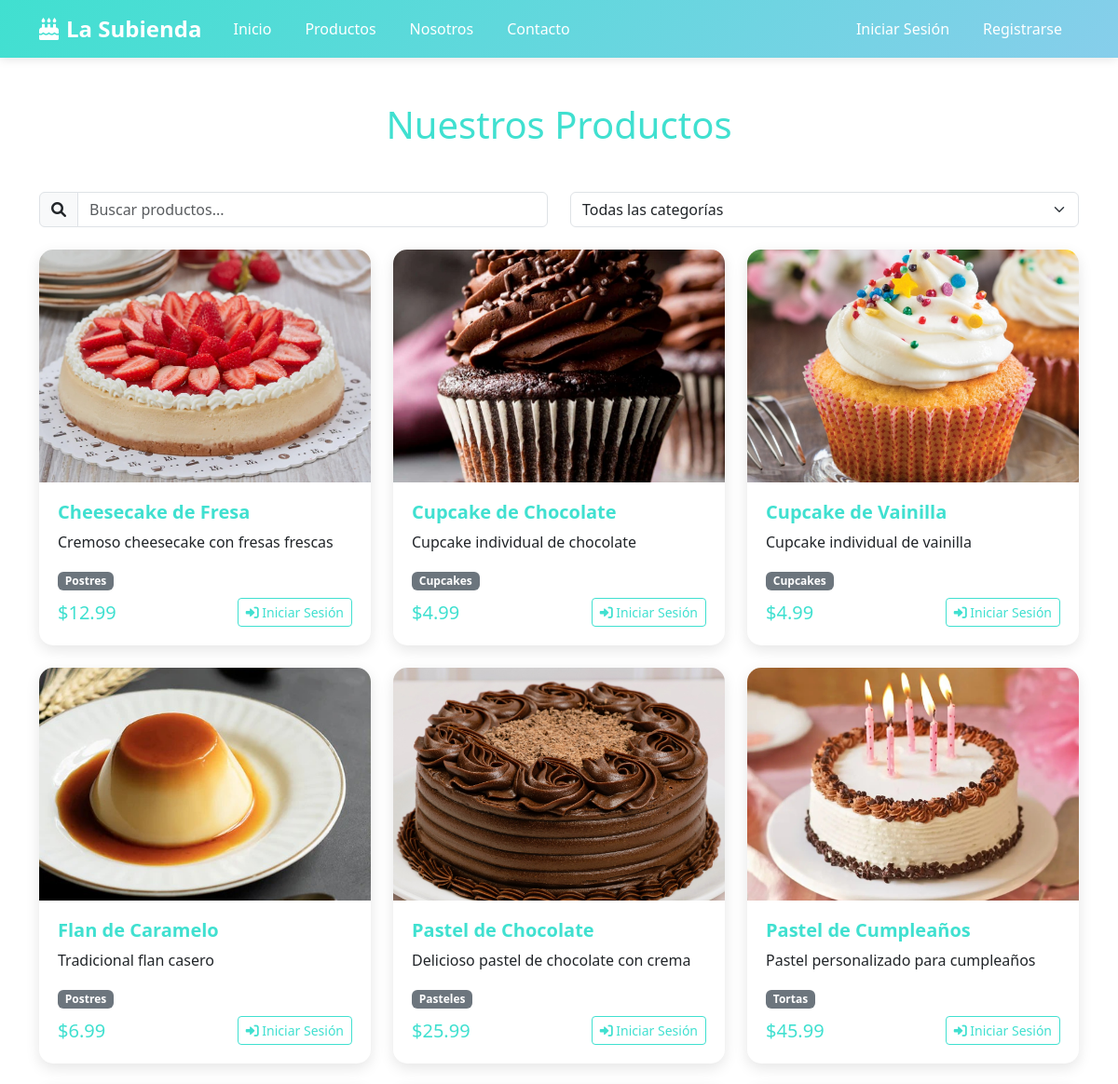
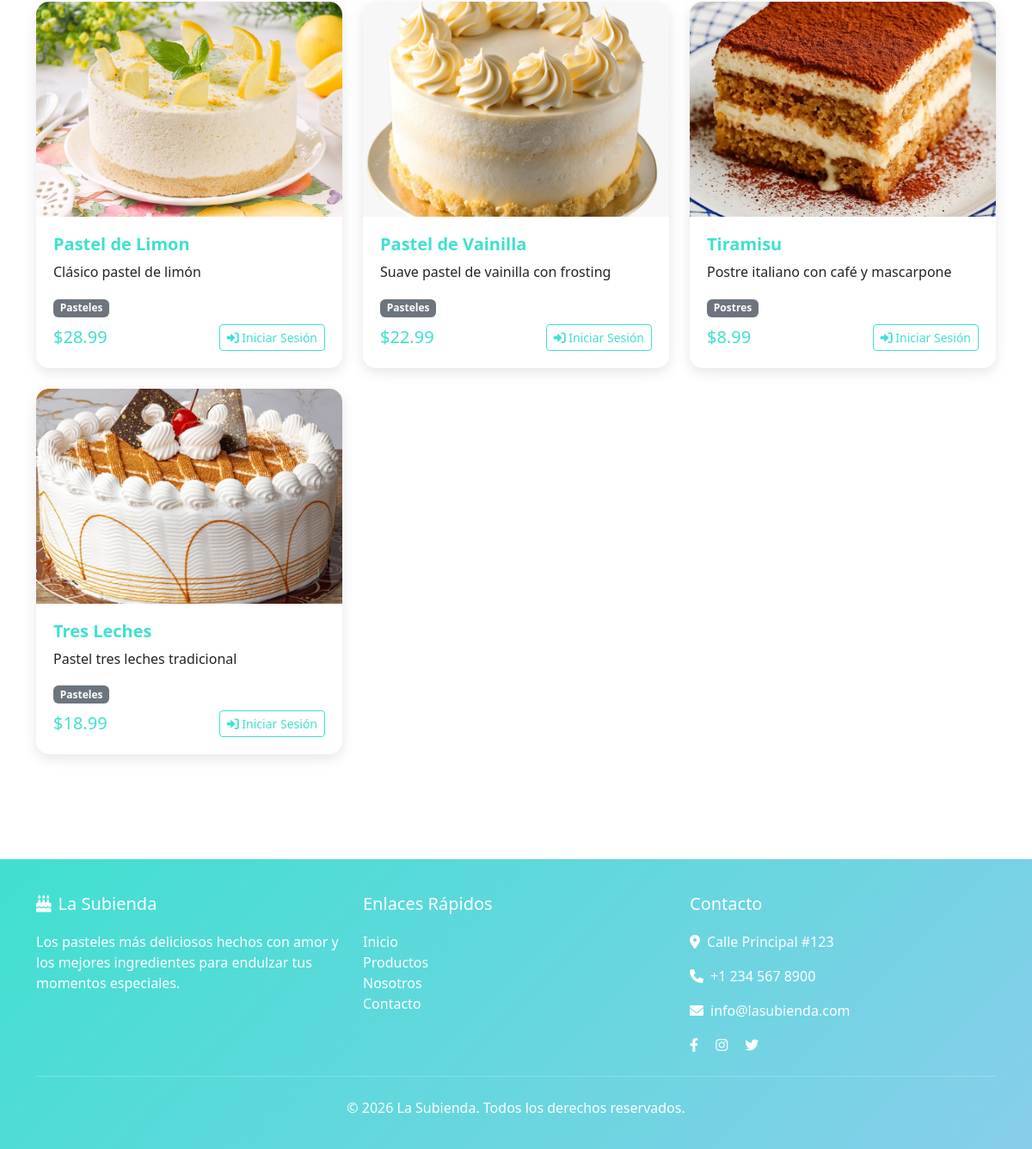
The page /productos.php on the database its author committed (2 pictures, top to bottom).
### tables this page shows
CREATE TABLE `productos` (
  `id` int(11) NOT NULL,
  `nombre` varchar(200) NOT NULL,
  `descripcion` text DEFAULT NULL,
  `precio` decimal(10,2) NOT NULL,
  `imagen` varchar(255) DEFAULT NULL,
  `categoria_id` int(11) DEFAULT NULL,
  `stock` int(11) DEFAULT 0,
  `destacado` tinyint(1) DEFAULT 0,
  `activo` tinyint(1) DEFAULT 1,
  `fecha_creacion` timestamp NOT NULL DEFAULT current_timestamp()
);

CREATE TABLE `categorias` (
  `id` int(11) NOT NULL,
  `nombre` varchar(100) NOT NULL,
  `descripcion` text DEFAULT NULL
);

### includes/functions.php (called while the page is built, shortened)
<?php
function obtenerTodosLosProductos($conn) {
    $stmt = $conn->prepare("SELECT p.*, c.nombre as categoria_nombre FROM productos p LEFT JOIN categorias c ON p.categoria_id = c.id WHERE p.activo = 1 ORDER BY p.nombre");
    $stmt->execute();
    return $stmt->fetchAll(PDO::FETCH_ASSOC);
}
?>

### productos.php (the view, shortened to what this page needs)
<?php
require_once 'config/database.php';
require_once 'includes/functions.php';
$productos = obtenerTodosLosProductos($conn);
?>
<!DOCTYPE html>
<html lang="es">
<head>
    <link href="https://cdn.jsdelivr.net/npm/bootstrap@5.3.0/dist/css/bootstrap.min.css" rel="stylesheet">
    <link href="https://cdnjs.cloudflare.com/ajax/libs/font-awesome/6.0.0/css/all.min.css" rel="stylesheet">
    <link href="assets/css/style.css" rel="stylesheet">
</head>
<body>
    <?php include 'includes/header.php'; ?>
    <div class="container py-5">
        <h1 class="text-center text-primary mb-5">Nuestros Productos</h1>
        <div class="row mb-4">
            <div class="col-md-6">
                <div class="input-group">
                    <span class="input-group-text"><i class="fas fa-search"></i></span>
                    <input type="text" class="form-control" id="busqueda" placeholder="Buscar productos...">
                </div>
            </div>
            <div class="col-md-6">
                <select class="form-select" id="filtro-categoria">
                    <option value="">Todas las categorías</option>
                </select>
            </div>
        </div>
        <div class="row">
            <?php foreach($productos as $producto): ?>
            <div class="col-md-4 mb-4">
                <div class="card product-card" data-categoria="<?php echo $producto['categoria_id']; ?>">
                    <img src="<?php echo $producto['imagen']; ?>" class="card-img-top" alt="<?php echo $producto['nombre']; ?>">
                    <div class="card-body">
                        <h5 class="card-title"><?php echo $producto['nombre']; ?></h5>
                        <p class="card-text"><?php echo $producto['descripcion']; ?></p>
                        <div class="mb-2">
                            <span class="badge bg-secondary"><?php echo $producto['categoria_nombre']; ?></span>
                        </div>
                        <div class="d-flex justify-content-between align-items-center">
                            <span class="h5 text-primary mb-0">$<?php echo number_format($producto['precio'], 2); ?></span>
                            <?php if(isset($_SESSION['usuario_id'])): ?>
                                <button class="btn btn-outline-primary btn-sm" onclick="agregarAlCarrito(<?php echo $producto['id']; ?>)">
                                    <i class="fas fa-cart-plus"></i> Agregar
                                </button>
                            <?php else: ?>
                                <a href="login.php" class="btn btn-outline-primary btn-sm">
                                    <i class="fas fa-sign-in-alt"></i> Iniciar Sesión
                                </a>
                            <?php endif; ?>
                        </div>
                    </div>
                </div>
            </div>
            <?php endforeach; ?>
        </div>
    </div>
    <?php include 'includes/footer.php'; ?>
</body>
</html>

### assets/css/style.css (style rules this page uses)
:root { --primary-color: #40e0d0; --secondary-color: #87ceeb; --light-blue: #e0f6ff; --white: #ffffff; --dark-text: #2c3e50; --light-gray: #f8f9fa; }
body { font-family: "Segoe UI", Tahoma, Geneva, Verdana, sans-serif; background-color: var(--white); color: var(--dark-text); }
.btn-outline-primary { color: var(--primary-color); border-color: var(--primary-color); }
.text-primary { color: var(--primary-color) !important; }
.product-card { border: none; border-radius: 15px; box-shadow: 0 5px 15px rgba(0, 0, 0, 0.1); transition: all 0.3s ease; overflow: hidden; }
.product-card img { height: 250px; object-fit: cover; transition: transform 0.3s ease; }
.product-card .card-body { padding: 20px; }
.product-card .card-title { color: var(--primary-color); font-weight: bold; }
.fade-in-up { animation: fadeInUp 0.6s ease-out; }

### rows shown on the page
productos: imagen (picture), nombre "Cheesecake de Fresa", descripcion "Cremoso cheesecake con fresas frescas", categoria.nombre "Postres", precio "12.99"
productos: imagen (picture), nombre "Cupcake de Chocolate", descripcion "Cupcake individual de chocolate", categoria.nombre "Cupcakes", precio "4.99"
productos: imagen (picture), nombre "Cupcake de Vainilla", descripcion "Cupcake individual de vainilla", categoria.nombre "Cupcakes", precio "4.99"
productos: imagen (picture), nombre "Flan de Caramelo", descripcion "Tradicional flan casero", categoria.nombre "Postres", precio "6.99"
productos: imagen (picture), nombre "Pastel de Chocolate", descripcion "Delicioso pastel de chocolate con crema", categoria.nombre "Pasteles", precio "25.99"
productos: imagen (picture), nombre "Pastel de Cumpleaños", descripcion "Pastel personalizado para cumpleaños", categoria.nombre "Tortas", precio "45.99"
productos: imagen (picture), nombre "Pastel de Limon", descripcion "Clásico pastel de limón", categoria.nombre "Pasteles", precio "28.99"
productos: imagen (picture), nombre "Pastel de Vainilla", descripcion "Suave pastel de vainilla con frosting", categoria.nombre "Pasteles", precio "22.99"
productos: imagen (picture), nombre "Tiramisu", descripcion "Postre italiano con café y mascarpone", categoria.nombre "Postres", precio "8.99"
productos: imagen (picture), nombre "Tres Leches", descripcion "Pastel tres leches tradicional", categoria.nombre "Pasteles", precio "18.99"
